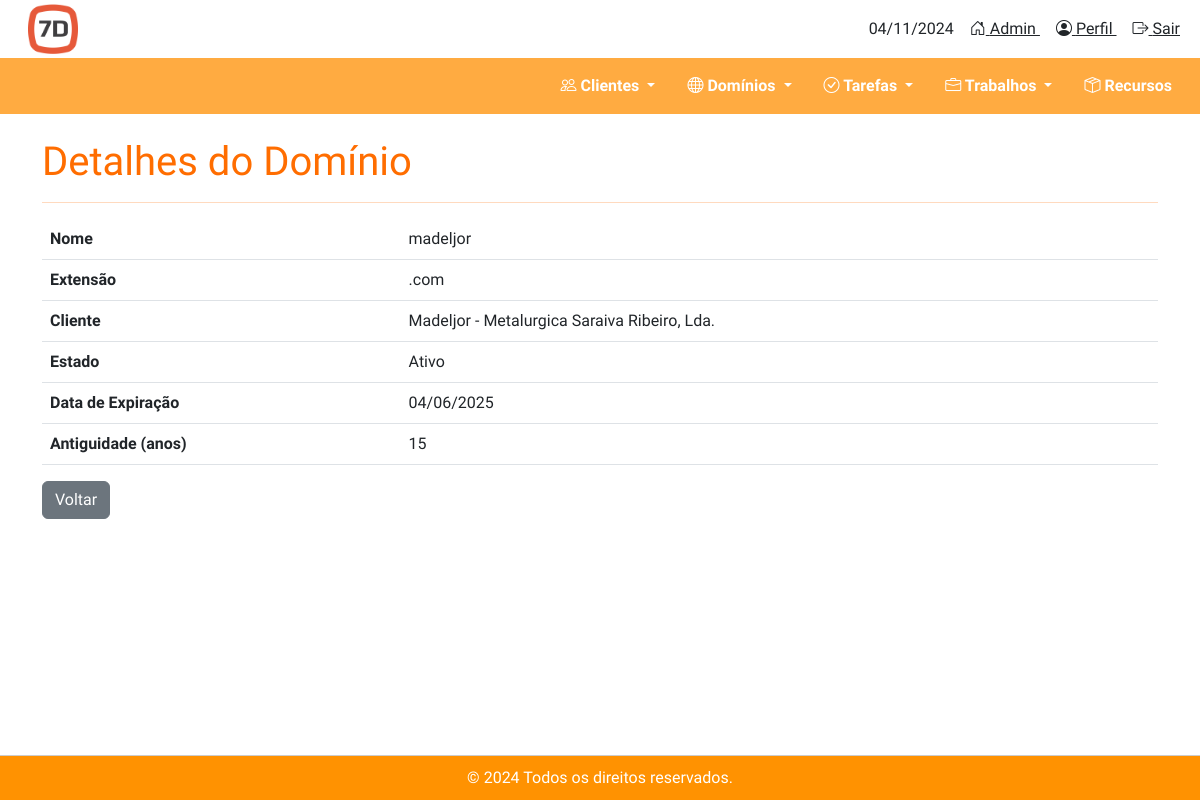
/dominios/detalhes/1/, run on the app's committed database.
### dominios/models.py (models this page shows, shortened)
class Dominio(models.Model):
    ESTADOS = [
        ('ativo', 'Ativo'),
        ('suspenso', 'Suspenso'),
        ('expirado', 'Expirado'),
        ('terminado', 'Terminado'),
    ]
    EXTENSOES = [
        ('.com', '.com'),
        ('.pt', '.pt'),
        ('.net', '.net'),
        ('.org', '.org'),
        ('.bizz', '.bizz'),
    ]
    nome = models.CharField(max_length=255)
    extensao = models.CharField(max_length=10, choices=EXTENSOES)
    estado = models.CharField(max_length=10, choices=ESTADOS)
    data_criacao = models.DateField()  # Alterado para DateField
    data_expiracao = models.DateField()  # Alterado para DateField
    cliente = models.ForeignKey(Cliente, on_delete=models.CASCADE, related_name='dominios_dominio')
    @property
    def antiguidade(self):
        if self.data_criacao:
            return (datetime.now().year - self.data_criacao.year)
        return 0  # Retorna 0 ou outro valor padrão caso não exista data de criação

### clientes/models.py (models this page shows, shortened)
class Cliente(models.Model):
    nome = models.CharField(max_length=255)
    nif = models.CharField(max_length=9, verbose_name='Número de Identificação Fiscal')
    morada = models.CharField(max_length=255, blank=True, null=True)
    codigo_postal = models.CharField(max_length=10, blank=True, null=True)
    localidade = models.CharField(max_length=100, blank=True, null=True)
    telefone = models.CharField(max_length=15, blank=True, null=True)
    email = models.EmailField(blank=True, null=True)
    website = models.URLField(blank=True, null=True)
    cliente_desde = models.DateField(blank=True, null=True)

### dominios/views.py (the view)
# urls.py: path('detalhes/<int:id>/', detalhes_dominio, name='detalhes_dominio'),  # Adicionando a URL de detalhes
def detalhes_dominio(request, id):
    dominio = get_object_or_404(Dominio, pk=id)  # Obtém o domínio pelo ID
    return render(request, 'dominios/detalhes.html', {'dominio': dominio})

### dominios/templates/dominios/detalhes.html (shortened to what this page needs)
{% extends 'base.html' %}
{% load static %}
{% block content %}
<h1 class="mt-4" style="color: #ff6d00;">Detalhes do Domínio</h1>
<hr style="border-color: #ff6d00;">
<table class="table">
    <tr>
        <th>Nome</th>
        <td>{{ dominio.nome }}</td>
    </tr>
    <tr>
        <th>Extensão</th>
        <td>{{ dominio.extensao }}</td>
    </tr>
    <tr>
        <th>Cliente</th>
        <td>{{ dominio.cliente.nome }}</td>
    </tr>
    <tr>
        <th>Estado</th>
        <td>{{ dominio.get_estado_display }}</td>
    </tr>
    <tr>
        <th>Data de Expiração</th>
        <td>{{ dominio.data_expiracao|date:"d/m/Y" }}</td>
    </tr>
    <tr>
        <th>Antiguidade (anos)</th>
        <td>{{ dominio.antiguidade }}</td>
    </tr>
</table>
<a href="{% url 'listar_dominios' %}" class="btn btn-secondary">Voltar</a>
{% endblock %}

### static/css/styles.css (style rules this page uses)
html, body { height: 100%; margin: 0; padding: 0; }
* { font-family: 'Play', sans-serif; }

### data on the page
Dominio: nome "madeljor", extensao ".com", cliente.nome "Madeljor - Metalurgica Saraiva Ribeiro, Lda.", estado "Ativo", data_expiracao "04/06/2025", antiguidade "15"

### other printed values
{{ today }} "04/11/2024"
{{ current_year }} "2024"
